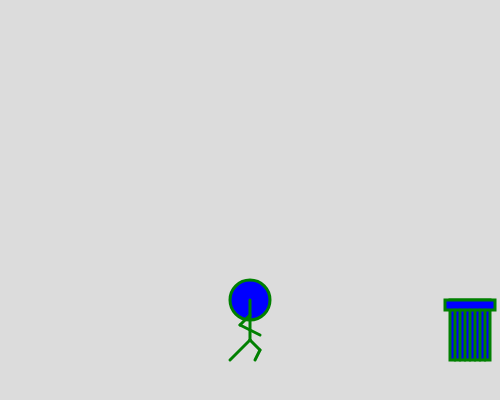
Frame 1 (no input)
Frame 60 (no input): identical to frame 1, image omitted
Frame 120 (the mouse pressed at the canvas centre since frame 60): identical to frame 1, image omitted

The p5.js sketch that drew this single still picture (run headless with seeded random() and noise() and a simulated clock; from frame 60 on, the mouse is pressed at the canvas centre):

// p5.js sketch
// ── sketch.js
//create an empty array called balls
//let balls = [];

//create a variable to hold your avatar
let me;

function setup() {
  createCanvas(500, 400);


  //make one avatar called me
  me = new Avatar(width/2, 300, 3);
  can = new trashcan(450, 300);

}

 function draw(){
 	background(220);
  // trashcan(450, 300);

   me.drawMe();
   me.moveMe();
   can.drawtrashcan();

 }

class trashcan {
  constructor(x, y){ //every avatar needs an x value, a y value, and a speed
		    this.x = x;
    		this.y = y;
   }

drawtrashcan(){
//x=150 y=150
  rect(this.x, this.y, 40, 60);
  rect(this.x-5, this.y, 50, 10);
  fill("red")
  line(this.x+5, this.y+60, this.x+5, this.y+10);
  fill("black")
  line(this.x+10, this.y+60, this.x+10, this.y+10);
  line(this.x+15, this.y+60, this.x+15, this.y+10);
  line(this.x+20, this.y+60, this.x+20, this.y+10);
  line(this.x+25, this.y+60, this.x+25, this.y+10);
  line(this.x+30, this.y+60, this.x+30, this.y+10);
  line(this.x+35, this.y+60, this.x+35, this.y+10);

   }
}

//avatar class
class Avatar {

	constructor(x,y, speed){ //every avatar needs an x value, a y value, and a speed
		    this.x = x;
    		this.y = y;
        this.speed = speed;
	}

	drawMe(){  // draw the running person
    		stroke("green");
        strokeWeight(3);
    		fill("blue");
		    ellipse(this.x,this.y,40,40);
        line(this.x,this.y, this.x, this.y+40);
        line(this.x, this.y+40, this.x-20, this.y+60);
        line(this.x, this.y+40, this.x+10, this.y+50);
        line(this.x+10, this.y+50, this.x+5, this.y+60);
        line(this.x, this.y+15, this.x-10, this.y+25);
        line(this.x-10, this.y+25, this.x+10, this.y+35);
	}

	moveMe(){
    if (keyIsDown(UP_ARROW)) { //if you hold the up arrow, move up by speed
       this.y -= this.speed;
    }

    if (keyIsDown(DOWN_ARROW)) { // if you hold the down arrow, move down by speed
        this.y += this.speed;
    }
	}

  die(){

  }

}
